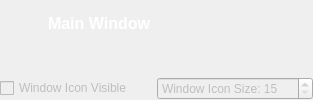
        <widget class="QWidget" name="pageWindowFrame">
         <layout class="QGridLayout" name="gridLayout_22">
          <property name="margin">
           <number>0</number>
          </property>
          <property name="spacing">
           <number>0</number>
          </property>
          <item row="6" column="0" colspan="6">
           <layout class="QGridLayout" name="gridLayout_36">
            <property name="topMargin">
             <number>6</number>
            </property>
            <property name="bottomMargin">
             <number>0</number>
            </property>
            <item row="0" column="0">
             <widget class="QCheckBox" name="checkBoxMainIconVisible">
              <property name="enabled">
               <bool>false</bool>
              </property>
              <property name="text">
               <string>Window Icon Visible</string>
              </property>
             </widget>
            </item>
            <item row="0" column="1">
             <widget class="QSpinBox" name="spinBoxMainIconSize">
              <property name="enabled">
               <bool>false</bool>
              </property>
              <property name="prefix">
               <string>Window Icon Size: </string>
              </property>
              <property name="minimum">
               <number>15</number>
              </property>
              <property name="maximum">
               <number>75</number>
              </property>
             </widget>
            </item>
           </layout>
          </item>
          <item row="0" column="0" colspan="6">
           <layout class="QGridLayout" name="gridLayout_37">
            <property name="margin">
             <number>9</number>
            </property>
            <property name="spacing">
             <number>0</number>
            </property>
            <item row="0" column="0">
             <widget class="QFrame" name="windowFrameTopLeft">
              <property name="minimumSize">
               <size>
                <width>12</width>
                <height>12</height>
               </size>
              </property>
              <property name="maximumSize">
               <size>
                <width>12</width>
                <height>12</height>
               </size>
              </property>
              <property name="cursor">
               <cursorShape>SizeFDiagCursor</cursorShape>
              </property>
              <property name="styleSheet">
               <string notr="true">border-image: url(:/Resource/frameTopLeft.png);</string>
              </property>
              <property name="frameShape">
               <enum>QFrame::NoFrame</enum>
              </property>
              <property name="frameShadow">
               <enum>QFrame::Raised</enum>
              </property>
             </widget>
            </item>
            <item row="1" column="0" rowspan="2">
             <widget class="QFrame" name="windowFrameLeft">
              <property name="sizePolicy">
               <sizepolicy hsizetype="Fixed" vsizetype="Preferred">
                <horstretch>0</horstretch>
                <verstretch>0</verstretch>
               </sizepolicy>
              </property>
              <property name="minimumSize">
               <size>
                <width>12</width>
                <height>0</height>
               </size>
              </property>
              <property name="maximumSize">
               <size>
                <width>12</width>
                <height>16777215</height>
               </size>
              </property>
              <property name="cursor">
               <cursorShape>SizeHorCursor</cursorShape>
              </property>
              <property name="styleSheet">
               <string notr="true">border-image: url(:/Resource/frameLeft.png);
border-left: 1px;
border-top: 10px;</string>
              </property>
              <property name="frameShape">
               <enum>QFrame::NoFrame</enum>
              </property>
              <property name="frameShadow">
               <enum>QFrame::Raised</enum>
              </property>
             </widget>
            </item>
            <item row="3" column="0">
             <widget class="QFrame" name="windowFrameBottomLeft">
              <property name="minimumSize">
               <size>
                <width>12</width>
                <height>12</height>
               </size>
              </property>
              <property name="maximumSize">
               <size>
                <width>12</width>
                <height>12</height>
               </size>
              </property>
              <property name="cursor">
               <cursorShape>SizeBDiagCursor</cursorShape>
              </property>
              <property name="styleSheet">
               <string notr="true">border-image: url(:/Resource/frameBottomLeft.png);</string>
              </property>
              <property name="frameShape">
               <enum>QFrame::NoFrame</enum>
              </property>
              <property name="frameShadow">
               <enum>QFrame::Raised</enum>
              </property>
             </widget>
            </item>
            <item row="3" column="1">
             <widget class="QFrame" name="windowFrameBottom">
              <property name="sizePolicy">
               <sizepolicy hsizetype="Preferred" vsizetype="Fixed">
                <horstretch>0</horstretch>
                <verstretch>0</verstretch>
               </sizepolicy>
              </property>
              <property name="minimumSize">
               <size>
                <width>0</width>
                <height>12</height>
               </size>
              </property>
              <property name="maximumSize">
               <size>
                <width>16777215</width>
                <height>12</height>
               </size>
              </property>
              <property name="cursor">
               <cursorShape>SizeVerCursor</cursorShape>
              </property>
              <property name="styleSheet">
               <string notr="true">border-image: url(:/Resource/frameBottom.png);
border-bottom: 1;</string>
              </property>
              <property name="frameShape">
               <enum>QFrame::NoFrame</enum>
              </property>
              <property name="frameShadow">
               <enum>QFrame::Raised</enum>
              </property>
             </widget>
            </item>
            <item row="3" column="2">
             <widget class="QFrame" name="windowFrameBottomRight">
              <property name="minimumSize">
               <size>
                <width>12</width>
                <height>12</height>
               </size>
              </property>
              <property name="maximumSize">
               <size>
                <width>12</width>
                <height>12</height>
               </size>
              </property>
              <property name="cursor">
               <cursorShape>SizeFDiagCursor</cursorShape>
              </property>
              <property name="styleSheet">
               <string notr="true">border-image: url(:/Resource/frameBottomRight.png);</string>
              </property>
              <property name="frameShape">
               <enum>QFrame::NoFrame</enum>
              </property>
              <property name="frameShadow">
               <enum>QFrame::Raised</enum>
              </property>
             </widget>
            </item>
            <item row="1" column="2" rowspan="2">
             <widget class="QFrame" name="windowFrameRight">
              <property name="sizePolicy">
               <sizepolicy hsizetype="Fixed" vsizetype="Preferred">
                <horstretch>0</horstretch>
                <verstretch>0</verstretch>
               </sizepolicy>
              </property>
              <property name="minimumSize">
               <size>
                <width>12</width>
                <height>0</height>
               </size>
              </property>
              <property name="maximumSize">
               <size>
                <width>12</width>
                <height>16777215</height>
               </size>
              </property>
              <property name="cursor">
               <cursorShape>SizeHorCursor</cursorShape>
              </property>
              <property name="styleSheet">
               <string notr="true">QFrame {
	border-image: url(:/Resource/frameRight.png);
	border-right: 1;
	border-top: 10;
}</string>
              </property>
              <property name="frameShape">
               <enum>QFrame::NoFrame</enum>
              </property>
              <property name="frameShadow">
               <enum>QFrame::Raised</enum>
              </property>
             </widget>
            </item>
            <item row="0" column="2">
             <widget class="QFrame" name="windowFrameTopRight">
              <property name="minimumSize">
               <size>
                <width>12</width>
                <height>12</height>
               </size>
              </property>
              <property name="maximumSize">
               <size>
                <width>12</width>
                <height>12</height>
               </size>
              </property>
              <property name="cursor">
               <cursorShape>SizeBDiagCursor</cursorShape>
              </property>
              <property name="styleSheet">
               <string notr="true">border-image: url(:/Resource/frameTopRight.png);</string>
              </property>
              <property name="frameShape">
               <enum>QFrame::NoFrame</enum>
              </property>
              <property name="frameShadow">
               <enum>QFrame::Raised</enum>
              </property>
             </widget>
            </item>
            <item row="2" column="1">
             <widget class="QWidget" name="widgetContents" native="true">
              <property name="sizePolicy">
               <sizepolicy hsizetype="Expanding" vsizetype="Expanding">
                <horstretch>0</horstretch>
                <verstretch>0</verstretch>
               </sizepolicy>
              </property>
              <property name="autoFillBackground">
               <bool>false</bool>
              </property>
              <layout class="QVBoxLayout" name="layoutContents">
               <property name="spacing">
                <number>0</number>
               </property>
               <property name="margin">
                <number>0</number>
               </property>
              </layout>
             </widget>
            </item>
            <item row="0" column="1" rowspan="2">
             <widget class="QFrame" name="windowFrameTop">
              <property name="frameShape">
               <enum>QFrame::NoFrame</enum>
              </property>
              <property name="frameShadow">
               <enum>QFrame::Raised</enum>
              </property>
              <layout class="QGridLayout" name="gridLayout_35">
               <property name="margin">
                <number>0</number>
               </property>
               <property name="spacing">
                <number>0</number>
               </property>
               <item row="0" column="1">
                <widget class="QLabel" name="windowText">
                 <property name="contextMenuPolicy">
                  <enum>Qt::CustomContextMenu</enum>
                 </property>
                 <property name="styleSheet">
                  <string notr="true">border-image: url(:/Resource/windowTextBackground.png);
padding-left: -2px;
padding-right: -2px;
padding-bottom: 2px;
font-weight: bold;
font-size: 16px;
color: rgb(255, 255, 255);</string>
                 </property>
                 <property name="text">
                  <string>Main Window</string>
                 </property>
                </widget>
               </item>
               <item row="0" column="0">
                <widget class="QFrame" name="windowIconFrame">
                 <property name="styleSheet">
                  <string notr="true">QFrame#windowIconFrame {
	border-image: url(:/Resource/windowIconFrame.png);
}</string>
                 </property>
                 <property name="frameShape">
                  <enum>QFrame::NoFrame</enum>
                 </property>
                 <property name="frameShadow">
                  <enum>QFrame::Raised</enum>
                 </property>
                 <layout class="QHBoxLayout" name="horizontalLayout">
                  <property name="spacing">
                   <number>2</number>
                  </property>
                  <property name="margin">
                   <number>0</number>
                  </property>
                  <item>
                   <widget class="QToolButton" name="windowIcon">
                    <property name="contextMenuPolicy">
                     <enum>Qt::CustomContextMenu</enum>
                    </property>
                    <property name="styleSheet">
                     <string notr="true">border: 0px solid transparent;</string>
                    </property>
                    <property name="text">
                     <string/>
                    </property>
                    <property name="icon">
                     <iconset resource="Resource.qrc">
                      <normaloff>:/Resource/Quazaa48.png</normaloff>:/Resource/Quazaa48.png</iconset>
                    </property>
                    <property name="iconSize">
                     <size>
                      <width>20</width>
                      <height>20</height>
                     </size>
                    </property>
                    <property name="autoRepeat">
                     <bool>false</bool>
                    </property>
                   </widget>
                  </item>
                 </layout>
                </widget>
               </item>
               <item row="0" column="2">
                <widget class="QFrame" name="windowFrameTopSpacer">
                 <property name="sizePolicy">
                  <sizepolicy hsizetype="Preferred" vsizetype="Preferred">
                   <horstretch>0</horstretch>
                   <verstretch>0</verstretch>
                  </sizepolicy>
                 </property>
                 <property name="minimumSize">
                  <size>
                   <width>0</width>
                   <height>30</height>
                  </size>
                 </property>
                 <property name="maximumSize">
                  <size>
                   <width>16777215</width>
                   <height>30</height>
                  </size>
                 </property>
                 <property name="contextMenuPolicy">
                  <enum>Qt::CustomContextMenu</enum>
                 </property>
                 <property name="styleSheet">
                  <string notr="true">QFrame#windowFrameTopSpacer {
	border-image: url(:/Resource/frameTop.png);
}</string>
                 </property>
                 <property name="frameShape">
                  <enum>QFrame::NoFrame</enum>
                 </property>
                 <property name="frameShadow">
                  <enum>QFrame::Raised</enum>
                 </property>
                 <layout class="QGridLayout" name="gridLayout_3">
                  <property name="horizontalSpacing">
                   <number>0</number>
                  </property>
                  <property name="margin">
                   <number>0</number>
                  </property>
                  <item row="0" column="0">
                   <layout class="QGridLayout" name="gridLayoutTitlebar">
                    <property name="leftMargin">
                     <number>0</number>
                    </property>
                    <property name="rightMargin">
                     <number>0</number>
                    </property>
                    <property name="bottomMargin">
                     <number>0</number>
                    </property>
                    <property name="spacing">
                     <number>0</number>
                    </property>
                    <item row="0" column="2" rowspan="2">
                     <spacer name="horizontalSpacerTitlebar">
                      <property name="orientation">
                       <enum>Qt::Horizontal</enum>
                      </property>
                      <property name="sizeHint" stdset="0">
                       <size>
                        <width>40</width>
                        <height>20</height>
                       </size>
                      </property>
                     </spacer>
                    </item>
                   </layout>
                  </item>
                 </layout>
                </widget>
               </item>
               <item row="0" column="3">
                <widget class="QFrame" name="titlebarButtonsFrame">
                 <property name="styleSheet">
                  <string notr="true">/*These move the buttons up so they aren't displayed in the center of the titlebar
   Remove these to center your buttons on the titlebar.*/
QFrame#titlebarButtonsFrame {
	padding-top: -1;
	padding-bottom: 10;
	border-image: url(:/Resource/titlebarButtonsFrame.png);
}</string>
                 </property>
                 <property name="frameShape">
                  <enum>QFrame::NoFrame</enum>
                 </property>
                 <property name="frameShadow">
                  <enum>QFrame::Raised</enum>
                 </property>
                 <layout class="QGridLayout" name="gridLayoutTitlebarButtons">
                  <property name="margin">
                   <number>0</number>
                  </property>
                  <property name="spacing">
                   <number>0</number>
                  </property>
                  <item row="0" column="0">
                   <widget class="QToolButton" name="minimizeButton">
                    <property name="minimumSize">
                     <size>
                      <width>26</width>
                      <height>18</height>
                     </size>
                    </property>
                    <property name="maximumSize">
                     <size>
                      <width>26</width>
                      <height>18</height>
                     </size>
                    </property>
                    <property name="toolTip">
                     <string>Minimize</string>
                    </property>
                    <property name="styleSheet">
                     <string notr="true">QToolButton {
	border: 0px solid transparent;
	border-image: url(:/Resource/minButton.png);
}

QToolButton:hover {
	border-image: url(:/Resource/minButtonH.png);
}

QToolButton:disabled {
	border-image: url(:/Resource/minButtonD.png);
}</string>
                    </property>
                    <property name="text">
                     <string/>
                    </property>
                   </widget>
                  </item>
                  <item row="0" column="1">
                   <widget class="QToolButton" name="maximizeButton">
                    <property name="minimumSize">
                     <size>
                      <width>26</width>
                      <height>18</height>
                     </size>
                    </property>
                    <property name="maximumSize">
                     <size>
                      <width>26</width>
                      <height>18</height>
                     </size>
                    </property>
                    <property name="toolTip">
                     <string>Maximize</string>
                    </property>
                    <property name="styleSheet">
                     <string notr="true">QToolButton {
	border: 0px solid transparent;
	border-image: url(:/Resource/maxButton.png);
}

QToolButton:hover {
	border-image: url(:/Resource/maxButtonH.png);
}

QToolButton:disabled {
	border-image: url(:/Resource/maxButtonD.png);
}

QToolButton:checked { /*The button will be checked when maximized is set*/
	
	border-image: url(:/Resource/restoreButton.png);
}

QToolButton:checked:hover {
	
	border-image: url(:/Resource/restoreButtonH.png);
}

QToolButton:checked:disabled {
	
	border-image: url(:/Resource/restoreButtonD.png);
}</string>
                    </property>
                    <property name="text">
                     <string/>
                    </property>
                    <property name="checkable">
                     <bool>true</bool>
                    </property>
                    <property name="checked">
                     <bool>false</bool>
                    </property>
                   </widget>
                  </item>
                  <item row="0" column="2">
                   <widget class="QToolButton" name="closeButton">
                    <property name="enabled">
                     <bool>true</bool>
                    </property>
                    <property name="minimumSize">
                     <size>
                      <width>44</width>
                      <height>18</height>
                     </size>
                    </property>
                    <property name="maximumSize">
                     <size>
                      <width>44</width>
                      <height>18</height>
                     </size>
                    </property>
                    <property name="toolTip">
                     <string>Close</string>
                    </property>
                    <property name="styleSheet">
                     <string notr="true">QToolButton {
	border: 0px solid transparent;
	border-image: url(:/Resource/quitButton.png);
}

QToolButton:hover {
	border-image: url(:/Resource/quitButtonH.png);
}

QToolButton:disabled {
	border-image: url(:/Resource/quitButtonD.png);
}</string>
                    </property>
                    <property name="text">
                     <string/>
                    </property>
                    <property name="iconSize">
                     <size>
                      <width>16</width>
                      <height>16</height>
                     </size>
                    </property>
                   </widget>
                  </item>
                 </layout>
                </widget>
               </item>
              </layout>
             </widget>
            </item>
           </layout>
          </item>
         </layout>
        </widget>
